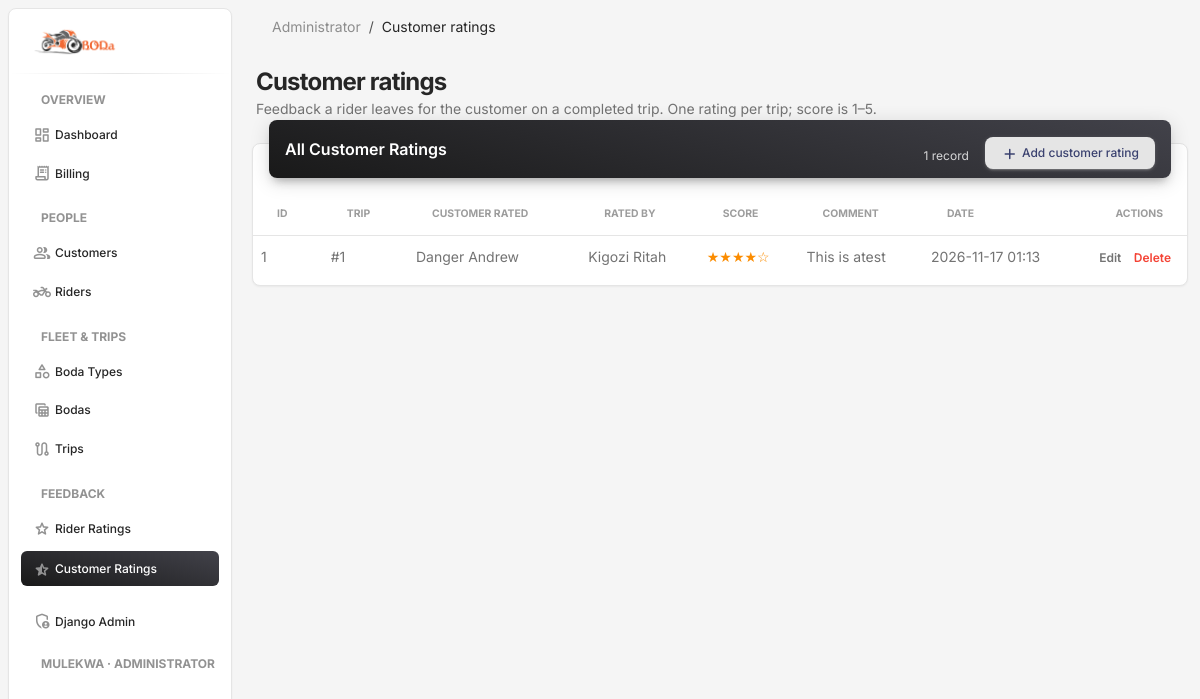
Screenshot of /customerrating/ (signed in) with the database file from the repository.
### bodaapp/models.py (models this page shows)
class CustomerRating(models.Model):
    rate_id = models.AutoField(primary_key=True)
    trip = models.OneToOneField(Trip, on_delete=models.CASCADE, db_column="trip_id")
    customer = models.ForeignKey(Customer, on_delete=models.PROTECT, db_column="customer_id")
    rated_by = models.ForeignKey(Rider, on_delete=models.PROTECT, db_column="rated_by")
    score = models.IntegerField()
    comment = models.TextField(null=True, blank=True)
    date = models.DateTimeField(auto_now_add=True)
    def __str__(self):
        return f"Trip #{self.trip_id} — {self.score}/5 for {self.customer}"

class Customer(models.Model):
    customer_id = models.AutoField(primary_key=True)
    first_name = models.CharField(max_length=50)
    last_name = models.CharField(max_length=50)
    contact = models.CharField(max_length=15, unique=True)
    email = models.EmailField(max_length=100, unique=True)
    home_location = models.CharField(max_length=100)
    def __str__(self):
        return f"{self.first_name} {self.last_name}"

class Rider(models.Model):
    rider_id = models.AutoField(primary_key=True)
    first_name = models.CharField(max_length=50)
    last_name = models.CharField(max_length=50)
    contact = models.CharField(max_length=15, unique=True)
    license = models.CharField(max_length=30, unique=True)
    experience_years = models.IntegerField()
    age = models.IntegerField()
    gender = models.CharField(max_length=6)
    home_location = models.CharField(max_length=100)
    def __str__(self):
        return f"{self.first_name} {self.last_name}"

### bodaapp/views.py (the view)
# urls.py: path('customerrating/', views.customerrating_view, name='customerrating'),
@role_required("admin")
def customerrating_view(request, pk=None):
    editing = get_object_or_404(CustomerRating, pk=pk) if pk else None
    form, done = process_form(request, CustomerRatingForm, editing, "customerrating", "customer rating")
    if done:
        return done
    return render(request, "staff/customerrating.html", {
        "form": form, "editing": editing,
        "ratings": CustomerRating.objects.select_related("customer", "rated_by").order_by("-pk"),
    })

### bodaapp/access.py (called while the page is built, shortened)
def get_role(user):
    if not user.is_authenticated:
        return None
    if user.is_staff or user.is_superuser:
        return "admin"

def role_required(*roles):
    def decorator(view):
        @wraps(view)
        def wrapper(request, *args, **kwargs):
            if not request.user.is_authenticated:
                return redirect_to_login(request.get_full_path())
            if get_role(request.user) not in roles:
                messages.error(request, "You don't have access to that page.")
                return redirect("index")
            return view(request, *args, **kwargs)
        return wrapper
    return decorator

### bodaapp/context_processors.py (called while the page is built)
def navigation(request):
    user = getattr(request, "user", None)
    role = get_role(user) if user is not None else None
    match = getattr(request, "resolver_match", None)
    name = match.url_name if match and match.url_name else ""
    if name.endswith("_edit"):
        name = name[: -len("_edit")]
    return {"role": role, "role_label": ROLE_LABELS.get(role, ""), "active": name}

### bodaapp/models.py (called while the page is built)
    def __str__(self):
        return f"Trip #{self.trip_id}: {self.pickup_location} → {self.dropoff_location}"

### bodaapp/views.py (called while the page is built, shortened)
def process_form(request, form_class, instance, url_name, noun):
    if request.method != "POST":
        return form_class(instance=instance), None

### templates/staff/customerrating.html (shortened to what this page needs)
{% extends 'base.html' %}
{% block content %}
{% include 'partials/page_header.html' with title="Customer ratings" lede="Feedback a rider leaves for the customer on a completed trip. One rating per trip; score is 1–5." %}
<div class="container-fluid py-3">
  <div class="row">
    <div class="col-12 mb-4">
      <div class="card">
        <div class="card-header p-0 position-relative mt-n4 mx-3 z-index-2">
          <div class="bg-gradient-dark shadow-dark border-radius-lg pt-3 pb-2 d-flex justify-content-between pe-3">
            <h6 class="text-white text-capitalize ps-3">All customer ratings</h6>
            <div class="d-flex align-items-center gap-3"><span class="text-white text-xs opacity-8 mt-1">{{ ratings|length }} record{{ ratings|length|pluralize }}</span><button type="button" class="btn btn-sm btn-light mb-0" data-bs-toggle="modal" data-bs-target="#recordModal"><i class="material-symbols-rounded align-middle" style="font-size:18px">add</i> Add customer rating</button></div>
          </div>
        </div>
        <div class="card-body px-0 pb-2">
          <div class="table-responsive p-0">
            <table class="table align-items-center mb-0">
              <thead>
                <tr>
                  <th class="text-uppercase text-secondary text-xxs font-weight-bolder opacity-7">ID</th>
                  <th class="text-uppercase text-secondary text-xxs font-weight-bolder opacity-7">Trip</th>
                  <th class="text-uppercase text-secondary text-xxs font-weight-bolder opacity-7">Customer rated</th>
                  <th class="text-uppercase text-secondary text-xxs font-weight-bolder opacity-7">Rated by</th>
                  <th class="text-uppercase text-secondary text-xxs font-weight-bolder opacity-7">Score</th>
                  <th class="text-uppercase text-secondary text-xxs font-weight-bolder opacity-7">Comment</th>
                  <th class="text-uppercase text-secondary text-xxs font-weight-bolder opacity-7">Date</th>
                  <th class="text-uppercase text-secondary text-xxs font-weight-bolder opacity-7 text-end pe-4">Actions</th>
                </tr>
              </thead>
              <tbody>
                {% for r in ratings %}
                <tr{% if editing and editing.pk == r.pk %} class="table-active"{% endif %}>
                  <td class="text-sm">{{ r.pk }}</td>
                  <td class="text-sm">#{{ r.trip_id }}</td>
                  <td class="text-sm">{{ r.customer }}</td>
                  <td class="text-sm">{{ r.rated_by }}</td>
                  <td class="text-sm">{% include 'partials/stars.html' with score=r.score %}</td>
                  <td class="text-sm">{{ r.comment|default:"—" }}</td>
                  <td class="text-sm">{{ r.date|date:"Y-m-d H:i" }}</td>
                  {% include 'partials/row_actions.html' with edit_url="customerrating_edit" delete_url="customerrating_delete" pk=r.pk label=r noun="customer rating" %}
                </tr>
                {% empty %}
                <tr><td colspan="8" class="text-center text-secondary py-4 text-sm">No customer ratings yet — click “Add customer rating” to create the first one.</td></tr>
                {% endfor %}
              </tbody>
            </table>
          </div>
        </div>
      </div>
    </div>
  </div>
</div>
{% endblock %}

### templates/partials/nav_account.html (shortened to what this page needs)
<li class="nav-item mt-3">
  <h6 class="ps-4 ms-2 text-uppercase text-xs text-dark font-weight-bolder opacity-5">{{ user.get_username }}{% if role_label %} · {{ role_label }}{% endif %}</h6>
</li>

### templates/partials/stars.html
<span class="text-warning" title="{{ score }} out of 5">{% if score >= 1 %}★{% else %}☆{% endif %}{% if score >= 2 %}★{% else %}☆{% endif %}{% if score >= 3 %}★{% else %}☆{% endif %}{% if score >= 4 %}★{% else %}☆{% endif %}{% if score >= 5 %}★{% else %}☆{% endif %}</span>

### templates/partials/row_actions.html (shortened to what this page needs)
<td class="text-end pe-3 text-nowrap">
  <a href="{% url edit_url pk %}" class="text-secondary font-weight-bold text-xs me-2">Edit</a>
  <form method="post" action="{% url delete_url pk %}" class="d-inline"
        onsubmit="return confirm('Delete {{ noun|escapejs }} “{{ label|escapejs }}”? This cannot be undone.');">
    <button type="submit" class="btn btn-link text-danger font-weight-bold text-xs p-0 mb-0">Delete</button>
  </form>
</td>

### rows the page displays
CustomerRating: pk "1", trip_id "1", customer "Danger Andrew", rated_by "Kigozi Ritah", comment "This is atest", date "2026-11-17 01:13"

### other values shown
{{ label }} "Dashboard Billing Customers Riders Boda Types Bodas Trips Rider Ratings Customer Ratings"
{{ user.get_username }} "MULEKWA"
{{ role_label }} "ADMINISTRATOR"
{{ role_label|default:"Home" }} "Administrator"
{{ title }} "Customer ratings"
{{ lede }} "Feedback a rider leaves for the customer on a completed trip. One rating per trip; score is 1–5."
{{ ratings|length }} "1"
